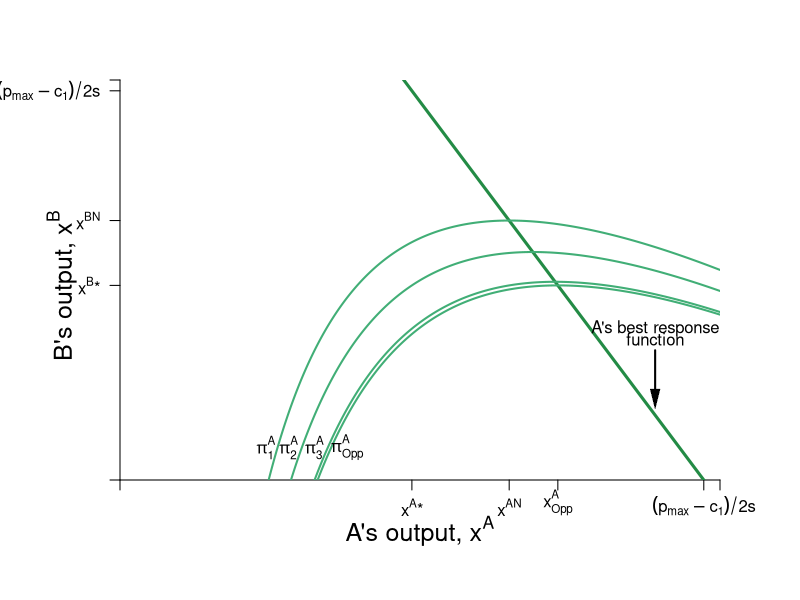

Source code (R):
#Graph Designer: Simon Halliday & Madeleine Wettach '20
#Authors: Bowles, Foley and Halliday
#Title: Microeconomics: Competition, Conflict and Coordination

require(shape)
pdf(file = "competitionmarkets/step_by_step_graphs_9/cournot_brfs_profits_step2.pdf", width = 9, height = 7)

#Set parameters for graphics
axislabelsize <- 1.5
graphlinewidth <- 3
segmentlinewidth <- 2

COL <- c("#7fc97f", "#beaed4", "#fdc086", "#ffff99", "#386cb0", "#f0027f", "#bf5b17", "#666666")
COLA <- c("#99d8c9","#66c2a4","#41ae76", "#238b45", "#005824")
COLB <- c("#4eb3d3", "#2b8cbe", "#0868ac","#084081")

par(mar =  c(6, 6, 4, 4))

piA <- function(xa, xb, s = 0.5, pmax = 20, c1 = 2) {
  (pmax - s*xb)*xa - s*(xa)^2 - c1*xa
}

piB <- function(xa, xb, s = 0.5, pmax = 20, c1 = 2) {
  (pmax - s*xa)*xb - s*(xb)^2 - c1*xb
}

brfB <- function(xa, s = 0.5, pmax = 20, c1 = 2) {
  (pmax - c1)/(2*s) - (1/2)*xa
}

brfA <- function(xa, s = 0.5, pmax = 20, c1 = 2) {
  (pmax - c1)/s - 2*xa
}

isoA <- function(xa, s = 0.5, pmax = 20, c1 = 2, piA = 72){
  -(c1*xa - pmax*xa + s*xa^2 + piA)/(s*xa)
}

isoB1 <- function(xa, s = 0.5, pmax = 20, c1 = 2, piB = 72){
  (-sqrt((c1 - pmax + s*xa)^2 - 4*piB*s) - c1 + pmax -s*xa)/(2*s)
}

isoB2 <- function(xa, s = 0.5, pmax = 20, c1 = 2, piB = 72){
  (sqrt((c1 - pmax + s*xa)^2 - 4*piB*s) - c1 + pmax -s*xa)/(2*s)
}


#Input into Wolfram Alpha: solve for x y = 1/b - (0.5*x)/(a*b) - u/(a*b*x)

#solve for y 72 = (p - s*y)*x - s*(x)^2 - c1*x 
#solve for y 72 = (p - s*x)*y - s*(y)^2 - c1*y

xlims <- c(0, 18.5)
ylims <- c(0, 18.5)

npts <- 501 
x <- seq(xlims[1], xlims[2], length.out = npts)
y <- seq(ylims[1], ylims[2], length.out = npts) 
a <- c(72, 81, 90, 91.125)
b <- c(61, 72, 81, 90)

plot(0, 0, xlim = xlims, ylim = ylims, type = "n",
     xlab = expression(paste("")),
     ylab = expression(paste("")), 
     xaxt = "n", 
     yaxt = "n", 
     cex.lab = axislabelsize, 
     bty = "n",
     xaxs="i", 
     yaxs="i")

# ticksy <- seq(from = 0, to = ylims[2], by = 2)
# ylabels <- seq(from = 0, to = ylims[2], by = 2)
# ticksx <- seq(from = 0, to = xlims[2], by = 2)
# xlabels <- seq(from = 0, to = xlims[2], by = 2)
ticksy <- c(0, 9, 12, 18, ylims[2])
ylabels <- c(NA, expression(paste(x^{B},"*")), expression(paste(x^{BN})), expression(paste((p[max] - c[1])/2*s)), NA)
ticksx <- c(0, 9, 12, 13.5, 18, xlims[2])
xlabels <- c(NA, expression(paste(x^{A},"*")), expression(paste(x^{AN})), expression(paste(x[Opp]^{A})), expression(paste( (p[max] - c[1])/2*s )), NA)


axis(1, at = ticksx, pos = 0, labels = xlabels)
axis(2, at = ticksy, pos = 0, labels = ylabels, las = 1)

npts <- 500 
xx1 <- seq(xlims[1], xlims[2], length.out = npts)

#Pareto-improving lens
##xpoly1 <- seq(from = 5.95, to = 12, length.out = 500)
##ypoly1 <- isoA(xpoly1)
##ypoly2 <- isoB1(xpoly1)
##polygon(x = c(xpoly1, rev(xpoly1)), y = c(ypoly1, rev(ypoly2)), col=COL[4], density=NULL, border = NA)

#A's Best Response Curve
lines(xx1, brfA(xx1, s = 0.5, pmax = 20, c1 = 2), col = COLA[4], lwd = graphlinewidth)
#B's Best Response Curve
##lines(xx1, brfB(xx1, s = 0.5, pmax = 20, c1 = 2), col = COLB[4], lwd = graphlinewidth)

contour(y, x, 
        outer(x, y, piA),
        #labels = c("v1", "v2", "v3"),
        drawlabels = FALSE,
        col = COLA[3],
        #xlab = expression(paste("A's Apples, ", x)),
        #ylab = expression(paste("A's Oranges, ", y)),
        #cex.lab = axislabelsize,
        lwd = segmentlinewidth,
        levels = a, 
        xaxs="i", 
        yaxs="i", 
        add = TRUE) 

mtext(expression(paste("A's output, ", x^A)), side=1, line = 2.5, cex = axislabelsize)
text(-1.8, 9, expression(paste("B's output, ", x^B)), xpd = TRUE, cex = axislabelsize, srt = 90) 

#Add arrows:
#arrows(-0.8, 10, -0.8, 14, xpd = TRUE, length=0.1,angle=40,lwd=3)
#arrows(6.2, -1.7, 9, -1.7, xpd = TRUE, length=0.1,angle=40,lwd=3)


#contour(x, y, 
#        outer(x, y, piB),
#        #labels = c("v1", "v2", "v3"),
#        drawlabels = FALSE,
#        col = COLB[2],
##      #xlab = expression(paste("")),
#        #ylab = expression(paste("")),
#        lwd = segmentlinewidth,
##        levels = b, 
#        add = TRUE
#        #xaxs="i", 
#        #yaxs="i"
#) 


#segments(4.11765, 6.17647, 5.88, 8.88, lty = 1, col = COL[2] , lwd = graphlinewidth)
# text(7.3, 3, expression("Pareto Efficient"))
# text(7.3, 2.4, expression("Curve"))
# Arrows(7.3, 3.5, 7.3, 6.1, col = "black", lty = 1, lwd = 2, arr.type = "triangle", arr.lwd = 0.5)

#Label the iso-welfare functions for the HG, Aisha
text(4.5, 1.5, expression(pi[1]^A))
text(5.2, 1.5, expression(pi[2]^A))
text(6, 1.5, expression(pi[3]^A))
text(7, 1.5, expression(pi[Opp]^A))
#text(6.6, 8.3, expression(u[4]^A))

#Label the indifference curves for the HG, Betty
##text(11.8, 18, expression(pi[Vic]^B))
##text(10.5, 18, expression(pi[1]^B))
##text(9.4, 18, expression(pi[2]^B))
##text(8.4, 18, expression(pi[3]^B))
#text(3.4, 6.9, expression(v[4]^B))

#Label Nash Equilibrium 
###segments(0, 12, 12, 12, lty = 2, col = "gray" , lwd = segmentlinewidth)
###segments(12, 0, 12, 12, lty = 2, col = "gray" , lwd = segmentlinewidth)
###points(12, 12, pch = 16, col = "black", cex = 1.5)
#text(14, 12.4, expression(paste("Nash Equilibrium")))
###text(11.5, 11.5, expression(paste("n")))

#Checking points
#points(5.95, 5.95, pch = 16, col = "black", cex = 1.5)
##segments(8, 10, 10, 8, lty = 1, col = COL[2] , lwd = graphlinewidth)


##text(9, 9.6, expression(paste("i")))
##segments(0, 9, 13.5, 9, lty = 2, col = "gray" , lwd = segmentlinewidth)
##segments(9, 0, 9, 9, lty = 2, col = "gray" , lwd = segmentlinewidth)
##segments(13.5, 0, 13.5, 9, lty = 2, col = "gray" , lwd = segmentlinewidth)
##points(9, 9, pch = 16, col = "black", cex = 1.5)
##points(13.5, 9, pch = 16, col = "black", cex = 1.5)
##text(13.45, 9.6, expression(paste("d")))


###points(10, 8, pch = 16, col = "black", cex = 1.5)
###text(10, 8.6, expression(paste("f")))
###points(8, 10, pch = 16, col = "black", cex = 1.5)
###text(8, 10.6, expression(paste("g")))


# #Annotate Pareto Efficient Curve and relevant points

# points(6, 8, pch = 16, col = "black", cex = 1.5)
# text(6, 8.5, expression(paste("g")))
# 
# points(8, 6, pch = 16, col = "black", cex = 1.5)
# text(7, 7.5, expression(paste("i")))
# 
# points(7, 7, pch = 16, col = "black", cex = 1.5)
# text(8, 6.5, expression(paste("f")))

#points(5.84, 8.77, pch = 16, col = "black", cex = 1.5)

#A's brf
###text(2, 14, expression(paste("B's best response")))
###text(2, 13.5, expression(paste("function")))
##Arrows(2, 14.3, 2, 16.5, col = "black", lty = 1, lwd = 2, arr.type = "triangle", arr.lwd = 0.5)

#B's brf
text(16.5, 7, expression(paste("A's best response")))
text(16.5, 6.5, expression(paste("function")))
Arrows(16.5, 6, 16.5, 3.75, col = "black", lty = 1, lwd = 2, arr.type = "triangle", arr.lwd = 0.5)


dev.off()
